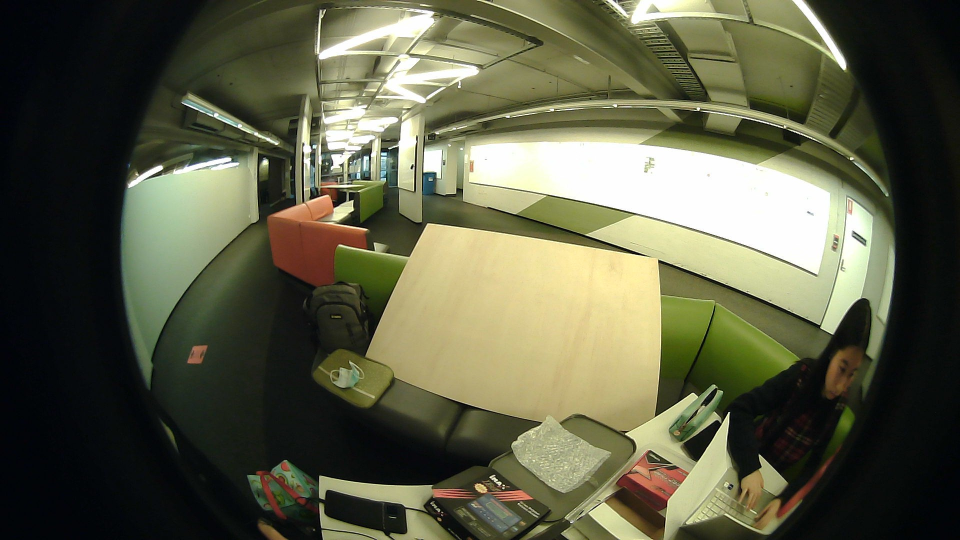
#> input picture Images/CameraTest.jpg, 1920 x 1080 px, found by its file name (shown at 1/2 size)
$ python basic.py
#> lines starting #> are read from the running program, lines starting #| are printed output that depends on the picture; after the words box and inside, x2 and y2 are one past the last pixel; in counts of white or black regions, pixels touching at a corner belong together
#> further down, img is the input picture: shape (1080, 1920, 3); mean B, G, R 70.3, 93.7, 92.6
import cv2 as cv


#Works for live video, files or non-live.
def rescaleFrame(frame, scale=0.75):
#> called with scale = 0.45
    width = int(frame.shape[1] * scale)
#> width = 864
    height = int(frame.shape[0] * scale)
#> height = 486
    dimensions = (width, height)
#> dimensions = (864, 486)
    return cv.resize(frame, dimensions, interpolation=cv.INTER_AREA)
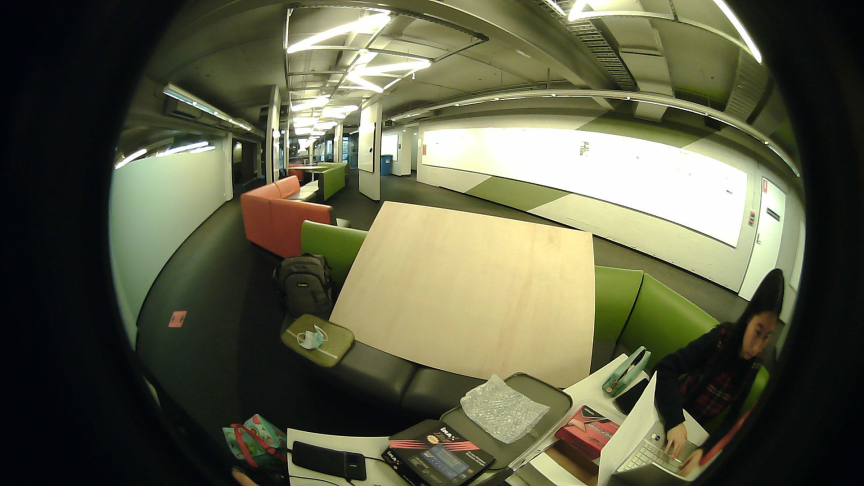
#> returned value: shape (486, 864, 3); mean of channels 0, 1, 2 70.3, 93.7, 92.6; drawn as B, G, R

img = cv.imread('Images\CameraTest.jpg')
img = rescaleFrame(img, scale=0.45)

#Converting to grayscale
gray = cv.cvtColor(img, cv.COLOR_BGR2GRAY)
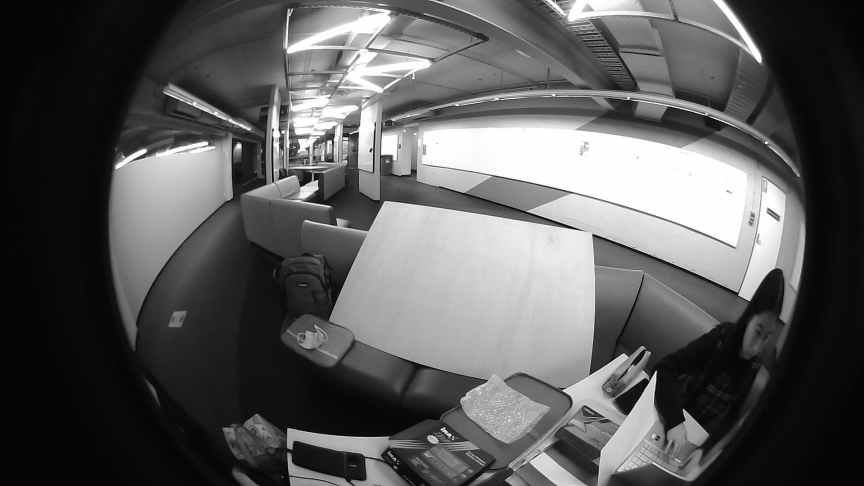
#> gray: shape (486, 864); min 2, max 255, mean 90.7
#cv.imshow('Gray', gray)

#Blur image
blur = cv.GaussianBlur(img, (3, 3), cv.BORDER_DEFAULT)
cv.imshow('Blur', blur)

#Edge Cascade
canny = cv.Canny(img, 125, 175)
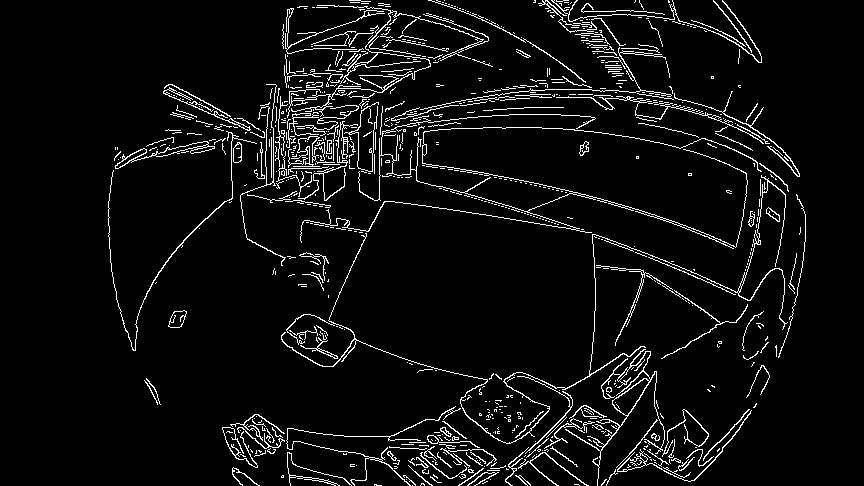
#> canny: shape (486, 864); 5.6% white in thin lines or dots, all inside (x1, y1, x2, y2) = (108, 0, 806, 486)
cv.imshow('Canny Edges default', canny)
cannyblur = cv.Canny(blur, 125, 175)
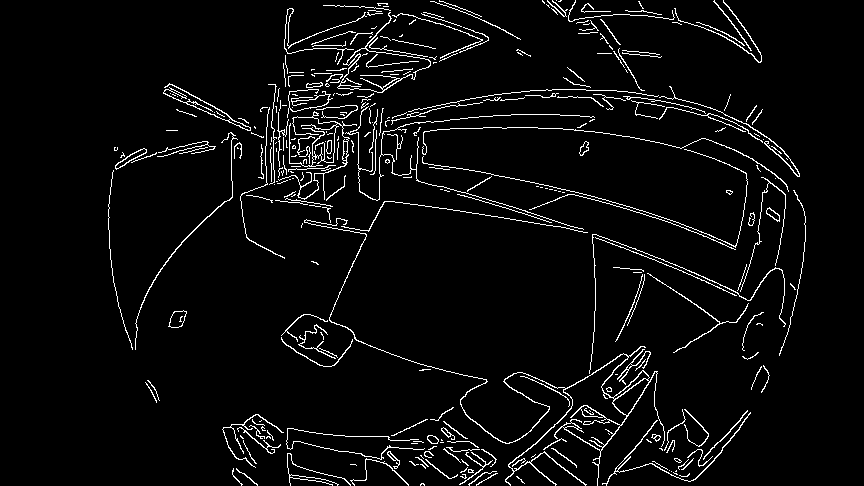
#> cannyblur: shape (486, 864); 4.4% white in thin lines or dots, all inside (x1, y1, x2, y2) = (108, 0, 806, 486)
cv.imshow('Canny Edges', canny)

cv.waitKey(0)

$ run again, with Images/Cat.jpg copied over Images/CameraTest.jpg
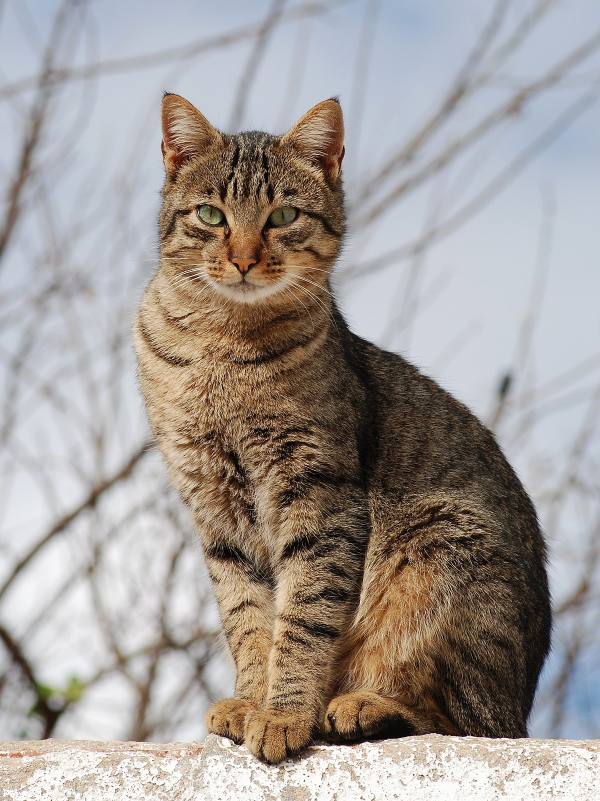
#> input picture Images/Cat.jpg, 1200 x 1602 px, found by its file name (shown at 1/2 size)
#> img is the input picture: shape (1602, 1200, 3); mean B, G, R 150.5, 154.8, 161.7
#> `canny = cv.Canny(img, 125, 175)`:
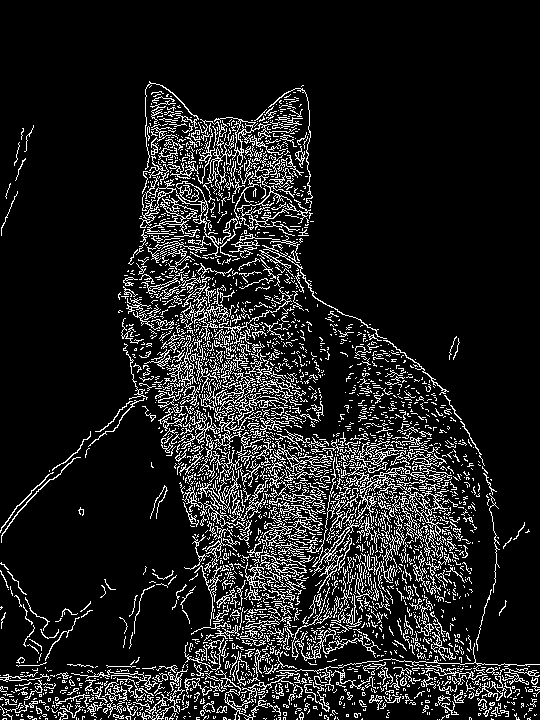
#> canny: shape (720, 540); 12.1% white in thin lines or dots, all inside (x1, y1, x2, y2) = (0, 81, 540, 720)
#> `cannyblur = cv.Canny(blur, 125, 175)`:
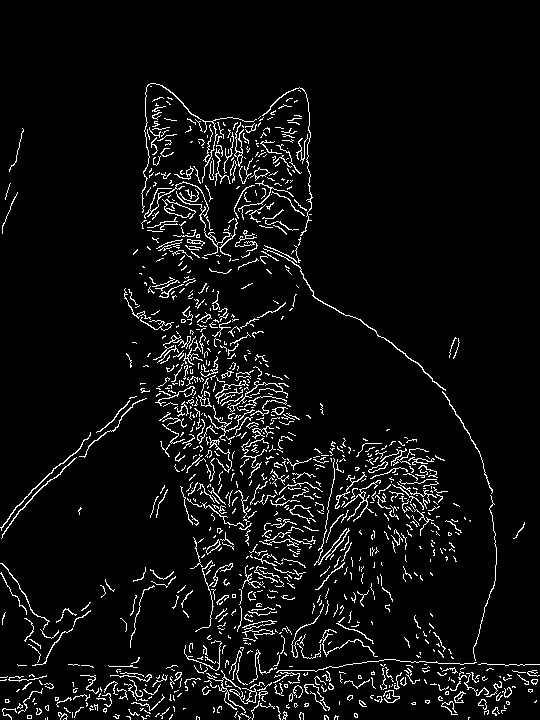
#> cannyblur: shape (720, 540); 5.7% white in thin lines or dots, all inside (x1, y1, x2, y2) = (0, 83, 540, 720)
